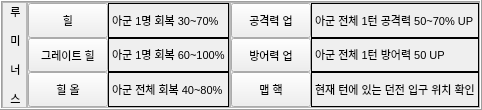
                      <widget class="QFrame" name="Frame_Class2">
                       <property name="enabled">
                        <bool>true</bool>
                       </property>
                       <property name="maximumSize">
                        <size>
                         <width>16777215</width>
                         <height>16777215</height>
                        </size>
                       </property>
                       <property name="frameShape">
                        <enum>QFrame::Box</enum>
                       </property>
                       <property name="frameShadow">
                        <enum>QFrame::Raised</enum>
                       </property>
                       <layout class="QGridLayout" name="gridLayout_42">
                        <property name="leftMargin">
                         <number>0</number>
                        </property>
                        <property name="topMargin">
                         <number>0</number>
                        </property>
                        <property name="rightMargin">
                         <number>0</number>
                        </property>
                        <property name="bottomMargin">
                         <number>0</number>
                        </property>
                        <property name="spacing">
                         <number>0</number>
                        </property>
                        <item row="0" column="0">
                         <widget class="QFrame" name="Frame_Class2_Name">
                          <property name="maximumSize">
                           <size>
                            <width>25</width>
                            <height>16777215</height>
                           </size>
                          </property>
                          <property name="frameShape">
                           <enum>QFrame::StyledPanel</enum>
                          </property>
                          <property name="frameShadow">
                           <enum>QFrame::Raised</enum>
                          </property>
                          <layout class="QGridLayout" name="gridLayout_55">
                           <property name="leftMargin">
                            <number>0</number>
                           </property>
                           <property name="topMargin">
                            <number>0</number>
                           </property>
                           <property name="rightMargin">
                            <number>0</number>
                           </property>
                           <property name="bottomMargin">
                            <number>0</number>
                           </property>
                           <property name="spacing">
                            <number>0</number>
                           </property>
                           <item row="0" column="0">
                            <widget class="QLabel" name="Class2_Name_Label">
                             <property name="minimumSize">
                              <size>
                               <width>25</width>
                               <height>0</height>
                              </size>
                             </property>
                             <property name="font">
                              <font>
                               <pointsize>8</pointsize>
                              </font>
                             </property>
                             <property name="text">
                              <string>&lt;html&gt;&lt;head/&gt;&lt;body&gt;&lt;p align=&quot;center&quot;&gt;루&lt;/p&gt;&lt;p align=&quot;center&quot;&gt;미&lt;/p&gt;&lt;p align=&quot;center&quot;&gt;너&lt;/p&gt;&lt;p align=&quot;center&quot;&gt;스&lt;/p&gt;&lt;/body&gt;&lt;/html&gt;</string>
                             </property>
                            </widget>
                           </item>
                          </layout>
                         </widget>
                        </item>
                        <item row="0" column="1">
                         <widget class="QFrame" name="Frame_Class2_Skill1">
                          <property name="enabled">
                           <bool>true</bool>
                          </property>
                          <property name="frameShape">
                           <enum>QFrame::StyledPanel</enum>
                          </property>
                          <property name="frameShadow">
                           <enum>QFrame::Raised</enum>
                          </property>
                          <layout class="QGridLayout" name="gridLayout_3">
                           <property name="leftMargin">
                            <number>0</number>
                           </property>
                           <property name="topMargin">
                            <number>0</number>
                           </property>
                           <property name="rightMargin">
                            <number>0</number>
                           </property>
                           <property name="bottomMargin">
                            <number>0</number>
                           </property>
                           <property name="spacing">
                            <number>0</number>
                           </property>
                           <item row="1" column="0">
                            <widget class="QPushButton" name="Class2_Skill2_Btn">
                             <property name="sizePolicy">
                              <sizepolicy hsizetype="Minimum" vsizetype="Preferred">
                               <horstretch>0</horstretch>
                               <verstretch>0</verstretch>
                              </sizepolicy>
                             </property>
                             <property name="maximumSize">
                              <size>
                               <width>100</width>
                               <height>16777215</height>
                              </size>
                             </property>
                             <property name="font">
                              <font>
                               <pointsize>8</pointsize>
                              </font>
                             </property>
                             <property name="text">
                              <string>그레이트 힐</string>
                             </property>
                             <property name="checkable">
                              <bool>false</bool>
                             </property>
                            </widget>
                           </item>
                           <item row="1" column="1">
                            <widget class="QLabel" name="Class2_Skill2_Label">
                             <property name="frameShape">
                              <enum>QFrame::Box</enum>
                             </property>
                             <property name="text">
                              <string>&lt;html&gt;&lt;head/&gt;&lt;body&gt;&lt;p&gt;&lt;span style=&quot; font-size:8pt;&quot;&gt;아군 1명 회복 60~100%&lt;/span&gt;&lt;/p&gt;&lt;/body&gt;&lt;/html&gt;</string>
                             </property>
                            </widget>
                           </item>
                           <item row="0" column="1">
                            <widget class="QLabel" name="Class2_Skill1_Label">
                             <property name="frameShape">
                              <enum>QFrame::Box</enum>
                             </property>
                             <property name="text">
                              <string>&lt;html&gt;&lt;head/&gt;&lt;body&gt;&lt;p&gt;&lt;span style=&quot; font-size:8pt;&quot;&gt;아군 1명 회복 30~70%&lt;/span&gt;&lt;/p&gt;&lt;/body&gt;&lt;/html&gt;</string>
                             </property>
                            </widget>
                           </item>
                           <item row="2" column="0">
                            <widget class="QPushButton" name="Class2_Skill3_Btn">
                             <property name="sizePolicy">
                              <sizepolicy hsizetype="Minimum" vsizetype="Preferred">
                               <horstretch>0</horstretch>
                               <verstretch>0</verstretch>
                              </sizepolicy>
                             </property>
                             <property name="maximumSize">
                              <size>
                               <width>100</width>
                               <height>16777215</height>
                              </size>
                             </property>
                             <property name="font">
                              <font>
                               <pointsize>8</pointsize>
                              </font>
                             </property>
                             <property name="text">
                              <string>힐 올</string>
                             </property>
                             <property name="checkable">
                              <bool>false</bool>
                             </property>
                            </widget>
                           </item>
                           <item row="0" column="0">
                            <widget class="QPushButton" name="Class2_Skill1_Btn">
                             <property name="sizePolicy">
                              <sizepolicy hsizetype="Minimum" vsizetype="Preferred">
                               <horstretch>0</horstretch>
                               <verstretch>0</verstretch>
                              </sizepolicy>
                             </property>
                             <property name="maximumSize">
                              <size>
                               <width>100</width>
                               <height>16777215</height>
                              </size>
                             </property>
                             <property name="font">
                              <font>
                               <family>Arial</family>
                               <pointsize>8</pointsize>
                               <weight>50</weight>
                               <italic>false</italic>
                               <bold>false</bold>
                              </font>
                             </property>
                             <property name="styleSheet">
                              <string notr="true">font: 8pt &quot;Arial&quot;;힐</string>
                             </property>
                             <property name="text">
                              <string>힐</string>
                             </property>
                             <property name="checkable">
                              <bool>false</bool>
                             </property>
                             <property name="checked">
                              <bool>false</bool>
                             </property>
                            </widget>
                           </item>
                           <item row="2" column="1">
                            <widget class="QLabel" name="Class2_Skill3_Label">
                             <property name="frameShape">
                              <enum>QFrame::Box</enum>
                             </property>
                             <property name="text">
                              <string>&lt;html&gt;&lt;head/&gt;&lt;body&gt;&lt;p&gt;&lt;span style=&quot; font-size:8pt;&quot;&gt;아군 전체 회복 40~80%&lt;/span&gt;&lt;/p&gt;&lt;/body&gt;&lt;/html&gt;</string>
                             </property>
                            </widget>
                           </item>
                          </layout>
                         </widget>
                        </item>
                        <item row="0" column="2">
                         <widget class="QFrame" name="Frame_Class2_Skill2">
                          <property name="maximumSize">
                           <size>
                            <width>16777215</width>
                            <height>16777215</height>
                           </size>
                          </property>
                          <property name="frameShape">
                           <enum>QFrame::StyledPanel</enum>
                          </property>
                          <property name="frameShadow">
                           <enum>QFrame::Raised</enum>
                          </property>
                          <layout class="QGridLayout" name="gridLayout_63">
                           <property name="leftMargin">
                            <number>0</number>
                           </property>
                           <property name="topMargin">
                            <number>0</number>
                           </property>
                           <property name="rightMargin">
                            <number>0</number>
                           </property>
                           <property name="bottomMargin">
                            <number>0</number>
                           </property>
                           <property name="spacing">
                            <number>0</number>
                           </property>
                           <item row="0" column="1">
                            <widget class="QLabel" name="Class2_Skill4_Label">
                             <property name="font">
                              <font>
                               <pointsize>8</pointsize>
                              </font>
                             </property>
                             <property name="frameShape">
                              <enum>QFrame::Box</enum>
                             </property>
                             <property name="text">
                              <string>&lt;html&gt;&lt;head/&gt;&lt;body&gt;&lt;p&gt;아군 전체 1턴 공격력 50~70% UP&lt;/p&gt;&lt;/body&gt;&lt;/html&gt;</string>
                             </property>
                            </widget>
                           </item>
                           <item row="1" column="0">
                            <widget class="QPushButton" name="Class2_Skill5_Btn">
                             <property name="sizePolicy">
                              <sizepolicy hsizetype="Minimum" vsizetype="Preferred">
                               <horstretch>0</horstretch>
                               <verstretch>0</verstretch>
                              </sizepolicy>
                             </property>
                             <property name="maximumSize">
                              <size>
                               <width>100</width>
                               <height>16777215</height>
                              </size>
                             </property>
                             <property name="font">
                              <font>
                               <pointsize>8</pointsize>
                              </font>
                             </property>
                             <property name="text">
                              <string>방어력 업</string>
                             </property>
                             <property name="checkable">
                              <bool>false</bool>
                             </property>
                            </widget>
                           </item>
                           <item row="0" column="0">
                            <widget class="QPushButton" name="Class2_Skill4_Btn">
                             <property name="sizePolicy">
                              <sizepolicy hsizetype="Minimum" vsizetype="Preferred">
                               <horstretch>0</horstretch>
                               <verstretch>0</verstretch>
                              </sizepolicy>
                             </property>
                             <property name="maximumSize">
                              <size>
                               <width>100</width>
                               <height>16777215</height>
                              </size>
                             </property>
                             <property name="font">
                              <font>
                               <family>Arial</family>
                               <pointsize>8</pointsize>
                               <weight>50</weight>
                               <italic>false</italic>
                               <bold>false</bold>
                              </font>
                             </property>
                             <property name="styleSheet">
                              <string notr="true">font: 8pt &quot;Arial&quot;;힐</string>
                             </property>
                             <property name="text">
                              <string>공격력 업</string>
                             </property>
                             <property name="checkable">
                              <bool>false</bool>
                             </property>
                             <property name="checked">
                              <bool>false</bool>
                             </property>
                            </widget>
                           </item>
                           <item row="2" column="0">
                            <widget class="QPushButton" name="Class2_Skill6_Btn">
                             <property name="sizePolicy">
                              <sizepolicy hsizetype="Minimum" vsizetype="Preferred">
                               <horstretch>0</horstretch>
                               <verstretch>0</verstretch>
                              </sizepolicy>
                             </property>
                             <property name="maximumSize">
                              <size>
                               <width>100</width>
                               <height>16777215</height>
                              </size>
                             </property>
                             <property name="font">
                              <font>
                               <pointsize>8</pointsize>
                              </font>
                             </property>
                             <property name="text">
                              <string>맵 핵</string>
                             </property>
                             <property name="checkable">
                              <bool>false</bool>
                             </property>
                            </widget>
                           </item>
                           <item row="2" column="1">
                            <widget class="QLabel" name="Class2_Skill6_Label">
                             <property name="font">
                              <font>
                               <pointsize>8</pointsize>
                              </font>
                             </property>
                             <property name="frameShape">
                              <enum>QFrame::Box</enum>
                             </property>
                             <property name="text">
                              <string>&lt;html&gt;&lt;head/&gt;&lt;body&gt;&lt;p&gt;현재 턴에 있는 던전 입구 위치 확인&lt;/p&gt;&lt;/body&gt;&lt;/html&gt;</string>
                             </property>
                            </widget>
                           </item>
                           <item row="1" column="1">
                            <widget class="QLabel" name="Class2_Skill5_Label">
                             <property name="font">
                              <font>
                               <pointsize>8</pointsize>
                              </font>
                             </property>
                             <property name="frameShape">
                              <enum>QFrame::Box</enum>
                             </property>
                             <property name="text">
                              <string>&lt;html&gt;&lt;head/&gt;&lt;body&gt;&lt;p&gt;아군 전체 1턴 방어력 50 UP&lt;/p&gt;&lt;/body&gt;&lt;/html&gt;</string>
                             </property>
                            </widget>
                           </item>
                          </layout>
                         </widget>
                        </item>
                       </layout>
                      </widget>
